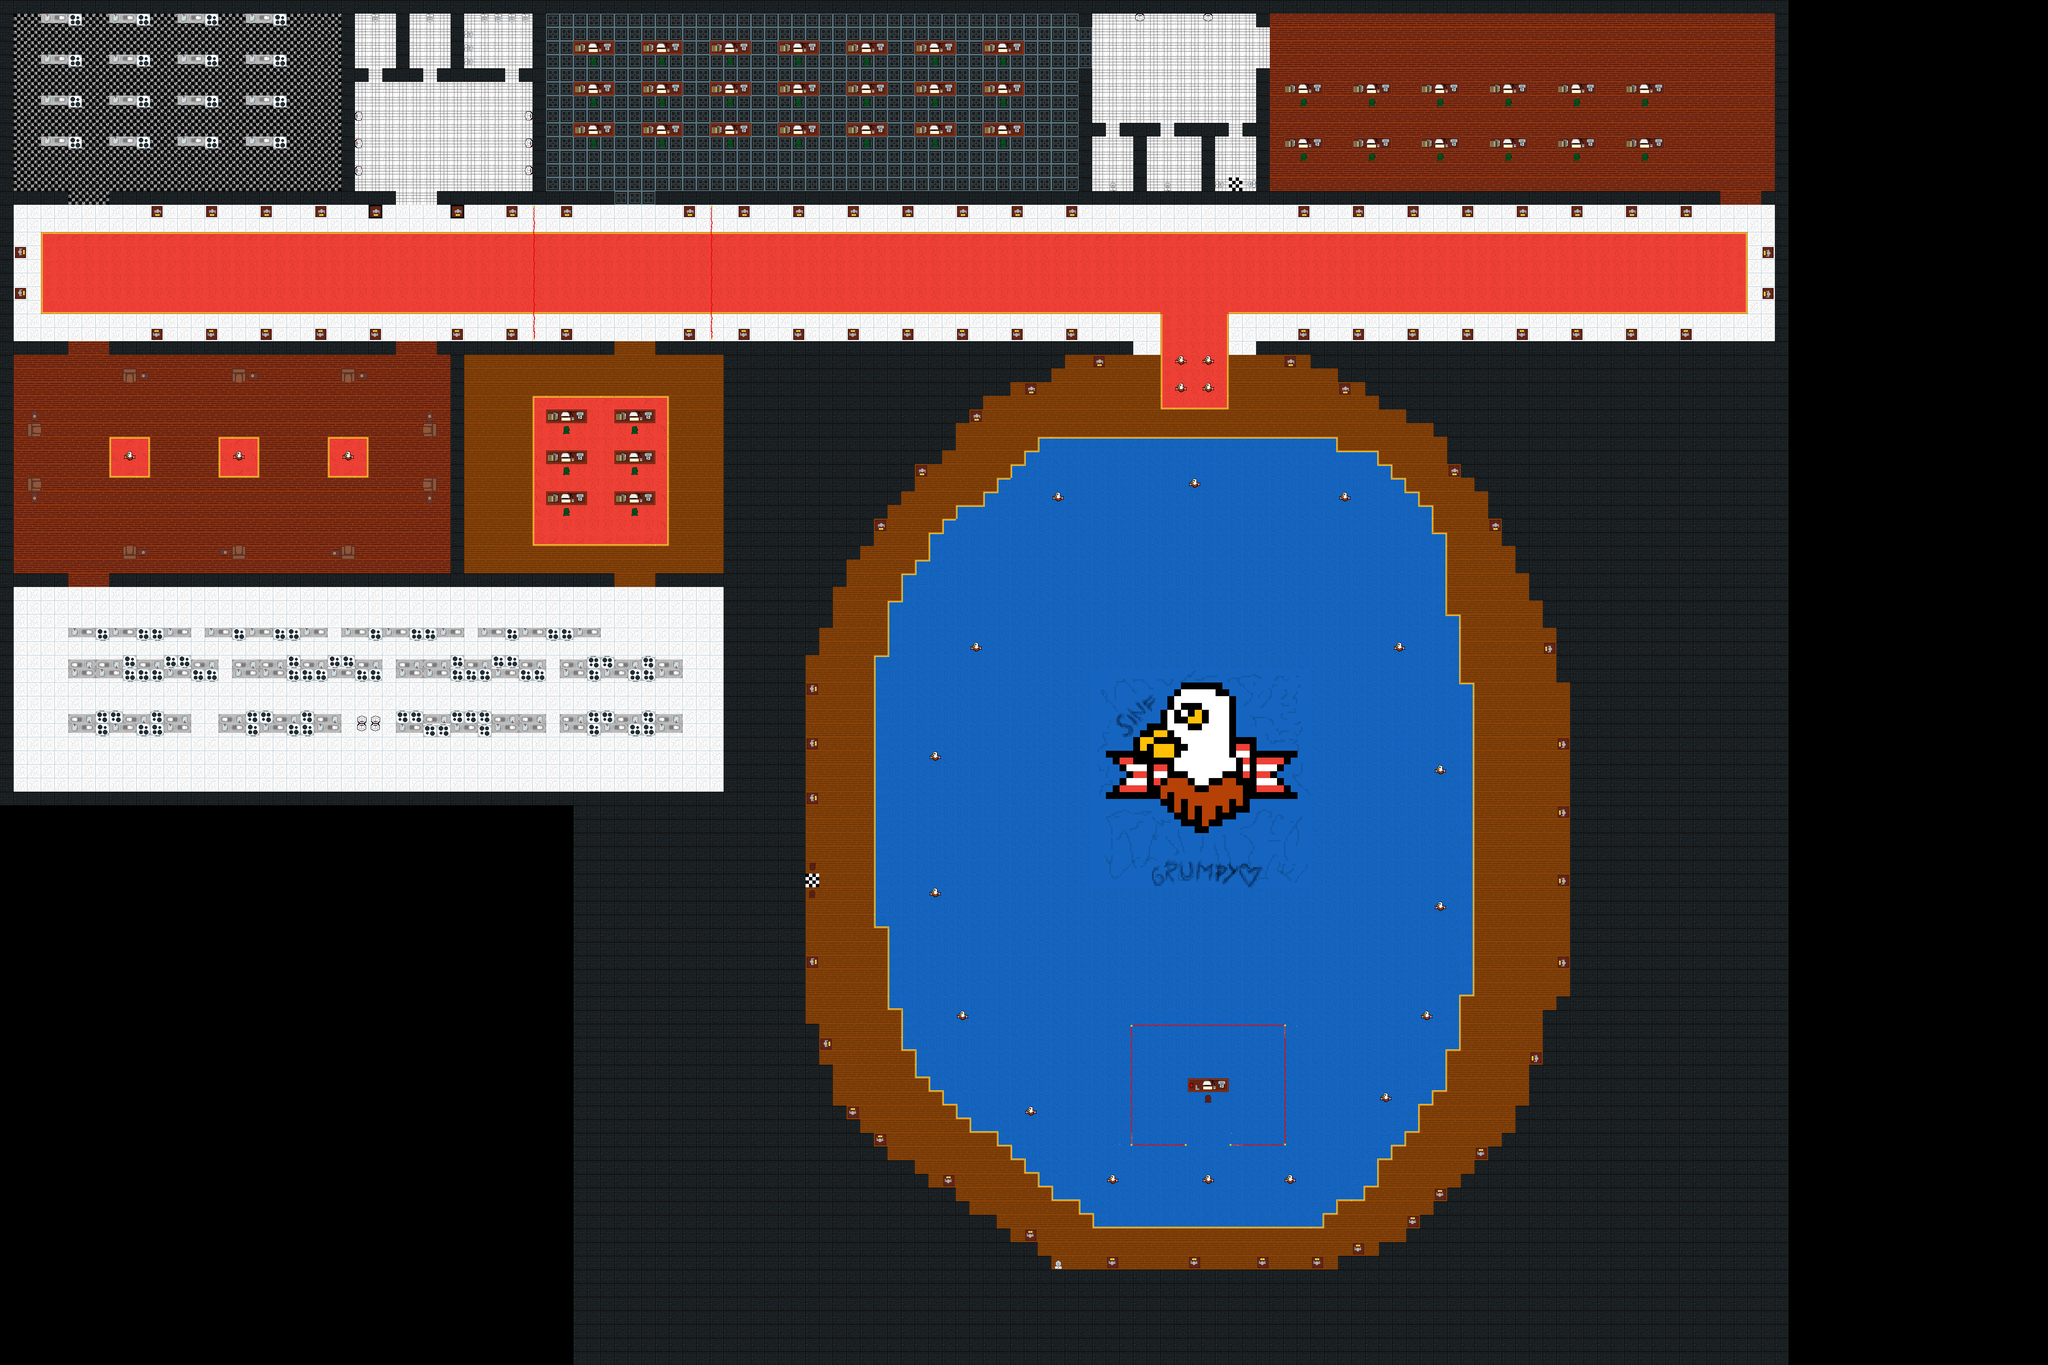

A level layout from a 2D game, rendered from its tile map. Below: a short description, then the map file with tile-grid data replaced by summaries:
An orthogonal 150x100 tile map with 32x32 px tiles, 4 tile layers (Base, Decors, Barrieres, Enemies), 8 tilesets and 338 objects (321x wall, player, 2, 1, 4, ...).

<map version="1.4" tiledversion="1.4.3" orientation="orthogonal" renderorder="right-down" width="150" height="100" tilewidth="32" tileheight="32" infinite="0" nextlayerid="11" nextobjectid="444">
 <editorsettings>
  <export target="whitehouse_test.csv" format="csv" />
 </editorsettings>
 <tileset firstgid="1" source="sofa.tsx" />
 <tileset firstgid="2" source="floors.tsx" />
 <tileset firstgid="18" source="Sprite-0045.tsx" />
 <tileset firstgid="19" source="trump.tsx" />
 <tileset firstgid="20" source="Items.tsx" />
 <tileset firstgid="36" source="floors2.tsx" />
 <tileset firstgid="52" source="Eagle.tsx" />
 <tileset firstgid="68" source="AIGLESTONKS.tsx" />
 <layer id="1" name="Base" width="150" height="100" locked="1">
  <data>[15000 cells, 11378 non-empty, 18 distinct tile ids]</data>
 </layer>
 <layer id="8" name="Decors" width="150" height="100" locked="1">
  <data>[15000 cells, 3171 non-empty, 296 distinct tile ids]</data>
 </layer>
 <layer id="2" name="Barrieres" width="150" height="100" locked="1">
  <data>[15000 cells, 86 non-empty, 11 distinct tile ids]</data>
 </layer>
 <objectgroup id="7" name="Obstacles">
  <object id="9" name="wall" x="0" y="0" width="32" height="1376" />
  <object id="19" name="wall" x="1696" y="800" width="32" height="576" />
  <object id="22" name="player" x="760" y="144" />
  <object id="23" name="wall" x="1248" y="0" width="32" height="480" />
  <object id="24" name="wall" x="800" y="0" width="32" height="480" />
  <object id="25" name="wall" x="1056" y="800" width="32" height="480" />
  <object id="26" name="wall" x="1056" y="1280" width="32" height="96" />
  <object id="28" name="wall" x="32" y="0" width="768" height="32" />
  <object id="31" name="wall" x="832" y="0" width="3360" height="32" />
  <object id="32" name="wall" x="1024" y="448" width="416" height="32" />
  <object id="33" name="wall" x="1536" y="448" width="2496" height="32" />
  <object id="34" name="wall" x="256" y="448" width="672" height="32" />
  <object id="35" name="wall" x="32" y="448" width="128" height="32" />
  <object id="36" name="wall" x="32" y="800" width="128" height="32" />
  <object id="37" name="wall" x="256" y="800" width="672" height="32" />
  <object id="38" name="wall" x="1024" y="800" width="416" height="32" />
  <object id="39" name="wall" x="1536" y="800" width="1120" height="32" />
  <object id="40" name="wall" x="0" y="1344" width="160" height="32" />
  <object id="46" name="wall" x="32" y="672" width="32" height="32" />
  <object id="47" name="wall" x="32" y="576" width="32" height="32" />
  <object id="48" name="wall" x="352" y="480" width="32" height="32" />
  <object id="49" name="wall" x="352" y="768" width="32" height="32" />
  <object id="50" name="wall" x="480" y="768" width="32" height="32" />
  <object id="51" name="wall" x="480" y="480" width="32" height="32" />
  <object id="52" name="wall" x="608" y="480" width="32" height="32" />
  <object id="53" name="wall" x="608" y="768" width="32" height="32" />
  <object id="54" name="wall" x="736" y="768" width="32" height="32" />
  <object id="55" name="wall" x="736" y="480" width="32" height="32" />
  <object id="56" name="wall" x="96" y="32" width="96" height="32" />
  <object id="57" name="wall" x="96" y="128" width="96" height="32" />
  <object id="58" name="wall" x="256" y="32" width="96" height="32" />
  <object id="59" name="wall" x="96" y="224" width="96" height="32" />
  <object id="60" name="wall" x="96" y="320" width="96" height="32" />
  <object id="61" name="wall" x="256" y="32" width="96" height="32" />
  <object id="62" name="wall" x="256" y="128" width="96" height="32" />
  <object id="63" name="wall" x="256" y="224" width="96" height="32" />
  <object id="64" name="wall" x="256" y="320" width="96" height="32" />
  <object id="65" name="wall" x="416" y="32" width="96" height="32" />
  <object id="66" name="wall" x="416" y="128" width="96" height="32" />
  <object id="67" name="wall" x="416" y="224" width="96" height="32" />
  <object id="68" name="wall" x="416" y="320" width="96" height="32" />
  <object id="69" name="wall" x="576" y="32" width="96" height="32" />
  <object id="70" name="wall" x="576" y="128" width="96" height="32" />
  <object id="71" name="wall" x="576" y="224" width="96" height="32" />
  <object id="77" name="wall" x="864" y="480" width="32" height="32" />
  <object id="78" name="wall" x="832" y="160" width="24" height="32" />
  <object id="79" name="wall" x="904" y="160" width="80" height="32" />
  <object id="80" name="wall" x="1032" y="160" width="144" height="32" />
  <object id="81" name="wall" x="1224" y="160" width="24" height="32" />
  <object id="82" name="wall" x="1056" y="32" width="32" height="128" />
  <object id="83" name="wall" x="928" y="32" width="32" height="128" />
  <object id="84" name="wall" x="864" y="32" width="32" height="32" />
  <object id="85" name="wall" x="992" y="32" width="32" height="32" />
  <object id="86" name="wall" x="1088" y="64" width="32" height="95" />
  <object id="87" name="wall" x="1120" y="32" width="128" height="32" />
  <object id="88" name="wall" x="0" y="1376" width="32" height="512" />
  <object id="89" name="wall" x="32" y="1856" width="1696" height="32" />
  <object id="90" name="wall" x="1696" y="1376" width="32" height="480" />
  <object id="91" name="wall" x="864" y="768" width="32" height="32" />
  <object id="92" name="wall" x="1056" y="480" width="32" height="32" />
  <object id="93" name="wall" x="1184" y="480" width="32" height="32" />
  <object id="94" name="wall" x="1184" y="768" width="32" height="32" />
  <object id="95" name="wall" x="1056" y="768" width="32" height="32" />
  <object id="96" name="wall" x="64" y="960" width="32" height="64" />
  <object id="97" name="wall" x="64" y="1120" width="32" height="64" />
  <object id="98" name="wall" x="288" y="864" width="64" height="32" />
  <object id="99" name="wall" x="544" y="864" width="64" height="32" />
  <object id="100" name="wall" x="288" y="1280" width="64" height="32" />
  <object id="101" name="wall" x="512" y="1280" width="64" height="32" />
  <object id="102" name="wall" x="768" y="1280" width="64" height="32" />
  <object id="103" name="wall" x="800" y="864" width="64" height="32" />
  <object id="104" name="wall" x="992" y="960" width="32" height="64" />
  <object id="105" name="wall" x="992" y="1120" width="32" height="64" />
  <object id="106" name="wall" x="1312" y="768" width="32" height="32" />
  <object id="107" name="wall" x="1312" y="480" width="32" height="32" />
  <object id="108" name="wall" x="1600" y="480" width="32" height="32" />
  <object id="109" name="wall" x="1600" y="768" width="32" height="32" />
  <object id="110" name="wall" x="1728" y="768" width="32" height="32" />
  <object id="111" name="wall" x="1728" y="480" width="32" height="32" />
  <object id="112" name="wall" x="1856" y="480" width="32" height="32" />
  <object id="113" name="wall" x="1856" y="768" width="32" height="32" />
  <object id="114" name="wall" x="1984" y="768" width="32" height="32" />
  <object id="115" name="wall" x="1984" y="480" width="32" height="32" />
  <object id="116" name="wall" x="2112" y="480" width="32" height="32" />
  <object id="117" name="wall" x="2112" y="768" width="32" height="32" />
  <object id="118" name="wall" x="2240" y="768" width="32" height="32" />
  <object id="119" name="wall" x="2240" y="480" width="32" height="32" />
  <object id="120" name="wall" x="2368" y="480" width="32" height="32" />
  </objectgroup>
 <objectgroup id="9" name="Enemies" locked="1">
  <!-- 16 objects omitted --></objectgroup>
 <objectgroup id="10" name="Destination" locked="1">
  <!-- 1 objects omitted --></objectgroup>
 <layer id="6" name="Enemies" width="150" height="100" locked="1">
  <data>[15000 cells, 0 non-empty, 0 distinct tile ids]</data>
 </layer>
</map>
<!-- 250 of 338 objects omitted -->
